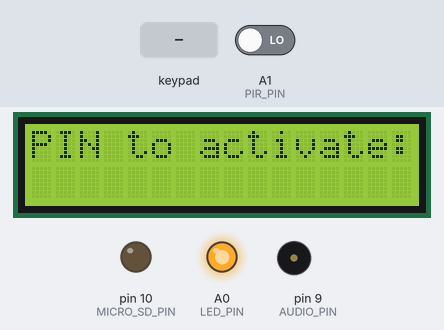
The program below on a simulated Arduino Uno, built with avr-gcc and run on an emulated ATmega328P. Parts: 16×2 character LCD, output pins drawn as LEDs (lit = HIGH), buzzer (waves = sounding). Inputs (shaded band) come from the test bench; at power-on: A1 (PIR_PIN) LOW. Storage starts empty; what the program prints to the serial monitor is not drawn.

Above: at 1.3 s.
1.4 s: keypad keys 8 7 6 5 # pressed 0.4 s apart
At 3.8 s:
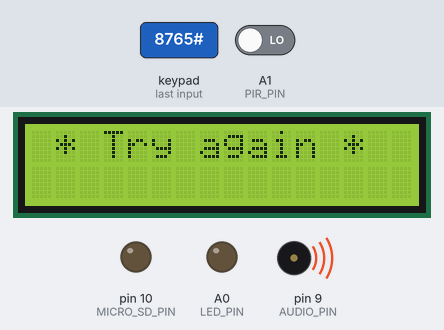
4.9 s: key '#' pressed
At 5.06 s:
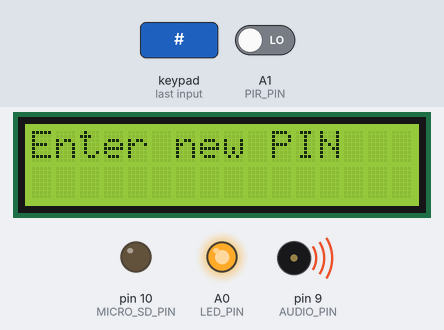
7.9 s: keypad keys 1 2 3 4 pressed 0.4 s apart
At 11.4 s:
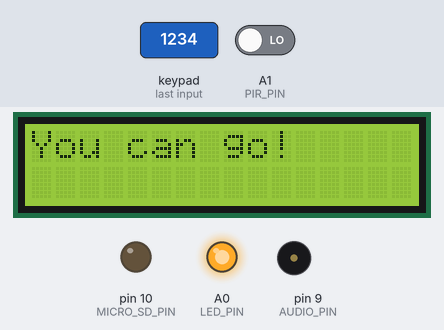
12.1 s: key '1' pressed
15.1 s: keypad keys 1 2 3 4 # pressed 0.4 s apart
At 16.71 s:
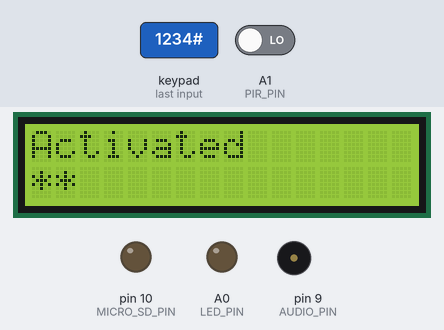
18.6 s: key '*' pressed
Timing chart, 0 to 22.3 s (numbered marks = the images above; inputs shaded):
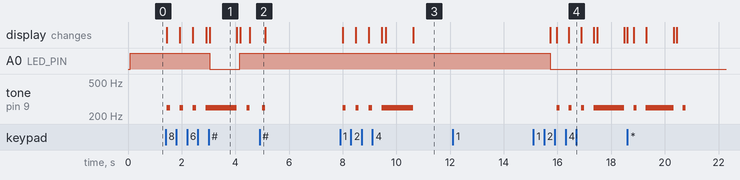

Measured:
- after the input at 1.4 s, A0 (LED_PIN): HIGH → LOW after 1.6 s, → HIGH 1.1 s later; tone on pin 9 (AUDIO_PIN): goes 3 × (250 Hz 0.12 s, silent 0.36 s), 250 Hz 1.2 s, silent 0.36 s, 250 Hz 0.12 s, then silent, starting at once; the display: first changes after 0.05 s (image 1 shows a later state)
- after the input at 4.9 s, tone on pin 9 (AUDIO_PIN): silent → 250 Hz after 0.10 s, → silent 0.12 s later
- after the input at 7.9 s, tone on pin 9 (AUDIO_PIN): goes 3 × (250 Hz 0.12 s, silent 0.36 s), 250 Hz 1.2 s, then silent, starting after 0.10 s; the display: first changes after 0.10 s (image 3 shows a later state)
- after the input at 12.1 s, every drawn part: stays the same
- after the input at 15.1 s, the display: first differs from a run without the input after 1.3 s (image 4)
- what the display in image 1 shows lasts 1.1 s, from 3.0 s to 4.1 s

The program:

main.cpp
```cpp
#include <Arduino.h>
#include <Keypad.h>
#include <LiquidCrystal_I2C.h>
#include <SD.h>
#include <SPI.h>
#include <TMRpcm.h>
#include <Wire.h>
#include "utils.hpp"

// LCD setup
LiquidCrystal_I2C lcd(0x27, 16, 2);

// Keypad setup
const byte ROW_NUM = 4;
const byte COLUMN_NUM = 3;
char keys[ROW_NUM][COLUMN_NUM] = {
    {'1', '2', '3'}, {'4', '5', '6'}, {'7', '8', '9'}, {'*', '0', '#'}};
byte pin_rows[ROW_NUM] = {8, 7, 6, 5};
byte pin_column[COLUMN_NUM] = {4, 3, 2};
Keypad keypad =
    Keypad(makeKeymap(keys), pin_rows, pin_column, ROW_NUM, COLUMN_NUM);

// Global variables
bool error = false;
String entered_pin = "";
String current_pin = "";
TMRpcm tmrpcm;
STAGE stage = DEACTIVATED;

bool is_beeping = false;
unsigned long beep_start_time = 0;
unsigned long beep_duration = 100;
int beep_frequency = 0;

// Function prototypes
String read_pin();
bool set_new_pin(const String &new_pin);
void beep(int khz);
void correctPIN();
void incorrectPIN();
bool check_pin();
bool read_keypad();
bool read_keypad_reset();
void deactivated_stage();
void activated_stage();
void settings_stage();
void alarm_stage();
void interupt_handler();

void setup() {
  // Initialize LCD
  lcd.init();
  lcd.backlight();
  lcd.setCursor(0, 0);
  lcd.print(F("Initializing..."));

  // Initialize Serial
  Serial.begin(9600);

  // PIR Sensor
  pinMode(PIR_PIN, INPUT);

  // LED
  pinMode(LED_PIN, OUTPUT);
  digitalWrite(LED_PIN, HIGH);

  // Initialize MicroSD
  pinMode(MICRO_SD_PIN, OUTPUT);
  if (!SD.begin(MICRO_SD_PIN)) {
    error = true;
    Serial.println(F("SD Card Initialization Failed"));
  }

  // audio
  tmrpcm.speakerPin = AUDIO_PIN;
  tmrpcm.quality(1);

  // Read the current PIN
  current_pin = read_pin();
  if (current_pin.length() != PIN_LENGTH && !set_new_pin(DEFAULT_PIN)) {
    error = true;
  } else if (current_pin.length() != PIN_LENGTH) {
    lcd.clear();
    lcd.setCursor(0, 0);
    lcd.print(F("Resetting PIN"));
    delay(2000);
  }

  // Display error if any
  if (error) {
    lcd.clear();
    lcd.setCursor(0, 0);
    lcd.print(F("Error"));
    lcd.setCursor(0, 1);
    lcd.print(F("Check Serial"));
    while (1) {
      delay(100);
    }
  }
  lcd.clear();
}

void loop() {
  switch (stage) {
  case SETTINGS:
    settings_stage();
    break;
  case DEACTIVATED:
    deactivated_stage();
    break;
  case ACTIVATED:
    activated_stage();
    break;
  case ALARM:
    alarm_stage();
    break;
  default:
    break;
  }

  if (is_beeping && (millis() - beep_start_time >= beep_duration)) {
    noTone(AUDIO_PIN);
    is_beeping = false;
  }

  delay(100);
}

String read_pin() {
  File passwordFile = SD.open("pass.txt", FILE_READ);
  if (passwordFile) {
    String pin = passwordFile.readString();
    passwordFile.close();
    return pin;
  } else {
    Serial.println(F("Error opening pass.txt for reading"));
    return DEFAULT_PIN;
  }
}

bool set_new_pin(const String &new_pin) {
  if (new_pin.length() == PIN_LENGTH) {
    current_pin = new_pin;
    File passwordFile = SD.open("pass.txt", FILE_WRITE | O_TRUNC | O_CREAT);
    if (passwordFile) {
      passwordFile.print(current_pin);
      passwordFile.close();
      return true;
    } else {
      Serial.println(F("Error opening pass.txt for writing"));
      return false;
    }
  } else {
    Serial.println(F("Invalid PIN length"));
    return false;
  }
}

void beep(int khz) {
  beep_frequency = khz;
  if (is_beeping) {
    return;
  }
  is_beeping = true;
  beep_start_time = millis();
  tone(AUDIO_PIN, beep_frequency);
}

void correctPIN() {
  lcd.clear();
  lcd.setCursor(0, 0);
  lcd.print(F("* Correct PIN *"));
  digitalWrite(LED_PIN, HIGH);
  delay(1000);
  lcd.clear();
  lcd.print(F("Enter PIN..."));
}

void incorrectPIN() {
  lcd.clear();
  lcd.setCursor(0, 0);
  lcd.print(F(" * Try again *"));
  digitalWrite(LED_PIN, LOW);
  delay(1000);
  lcd.clear();
  lcd.print(F("Enter PIN..."));
}

bool check_pin() {
  if (entered_pin == current_pin) {
    correctPIN();
    return true;
  } else {
    incorrectPIN();
    return false;
  }
}

bool read_keypad() {
  char key = keypad.getKey();
  if (key || entered_pin.length() == PIN_LENGTH) {
    beep(250);
    if (key == '#' || entered_pin.length() == PIN_LENGTH) {
      if (entered_pin.length() == 0 && stage == DEACTIVATED) {
        stage = SETTINGS;
        return false;
      }
      if (check_pin()) {
        entered_pin = "";
        return true;
      }
      entered_pin = "";
    } else if (key == '*') {
      entered_pin = "";
    } else {
      entered_pin += key;
    }
  }
  lcd.setCursor(0, 1);
  for (unsigned int i = 0; i < entered_pin.length(); i++) {
    lcd.print("*");
  }
  return false;
}

bool read_keypad_reset() {
  char key = keypad.getKey();
  if (key) {
    beep(250);
    if (key == '#') {
      if (entered_pin.length() == 0) {
        stage = DEACTIVATED;
        return false;
      }
      if (!set_new_pin(entered_pin)) {
        lcd.clear();
        lcd.setCursor(0, 0);
        lcd.print(F("Err: len != 4"));
        delay(2000);
        entered_pin = "";
        return false;
      } else {
        lcd.clear();
        lcd.setCursor(0, 0);
        lcd.print(F("PIN changed"));
        delay(2000);
        entered_pin = "";
        return true;
      }
    } else if (key == '*') {
      entered_pin = "";
    } else {
      entered_pin += key;
    }
  }
  lcd.setCursor(0, 1);
  for (unsigned int i = 0; i < entered_pin.length(); i++) {
    lcd.print("*");
  }
  return false;
}

void deactivated_stage() {
  digitalWrite(LED_PIN, HIGH);
  lcd.clear();
  lcd.setCursor(0, 0);
  lcd.print(F("PIN to activate:"));
  if (read_keypad()) {
    lcd.clear();
    lcd.setCursor(0, 0);
    lcd.print(F("You can go!"));
    noTone(AUDIO_PIN);
    delay(5000);
    stage = ACTIVATED;
  }
}

bool is_intruder = false;
unsigned long intruderStartTime = 0;
int time_start_alarm = 0;

void activated_stage() {
  digitalWrite(LED_PIN, LOW);
  lcd.clear();
  lcd.setCursor(0, 0);
  if (is_intruder) {
    lcd.print(F("PIN to deactivate:"));
  } else {
    lcd.print(F("Activated"));
  }

  if (read_keypad()) {
    stage = DEACTIVATED;
  }

  if (digitalRead(PIR_PIN) == HIGH) {
    if (!is_intruder) {
      intruderStartTime = millis();
      is_intruder = true;
    }
  }

  if (is_intruder && (millis() - intruderStartTime >= 5000)) {
    stage = ALARM;
    time_start_alarm = millis();
    is_intruder = false;
    tmrpcm.play("music1.wav");
  }
}

void settings_stage() {
  lcd.clear();
  lcd.setCursor(0, 0);
  lcd.print(F("Enter new PIN"));
  if (read_keypad_reset()) {
    stage = DEACTIVATED;
  }
}

bool sound = false;

void alarm_stage() {
  lcd.clear();
  lcd.setCursor(0, 0);
  lcd.print(F("ALARM ACTIVATED"));

  if (millis() - time_start_alarm >= 5000) {
    tmrpcm.stopPlayback();
    sound = !sound;

    if (sound) {
      beep(1000);
    } else {
      beep(500);
    }
  }

  if (digitalRead(LED_PIN) == HIGH) {
    digitalWrite(LED_PIN, LOW);
  } else {
    digitalWrite(LED_PIN, HIGH);
  }

  if (read_keypad()) {
    stage = DEACTIVATED;
    tmrpcm.stopPlayback();
  }
}
```

utils.hpp
```cpp
#ifndef AF01E42E_D04B_428E_9046_3AC3100CE31A
#define AF01E42E_D04B_428E_9046_3AC3100CE31A

// Constants and Pin Definitions
const int PIR_PIN = A1;
const int AUDIO_PIN = 9;
const int LED_PIN = A0;
const int MICRO_SD_PIN = 10;
const String DEFAULT_PIN = "1234";
const int PIN_LENGTH = 4;

// Enum for stages
enum STAGE {
  DEACTIVATED,
  ACTIVATED,
  ALARM,
  SETTINGS
};

#endif /* AF01E42E_D04B_428E_9046_3AC3100CE31A */
```
